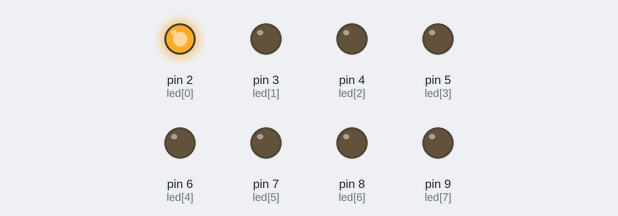
Bench run of a sketch on a simulated Arduino Uno, built with avr-gcc and run on an emulated ATmega328P. Parts: output pins drawn as LEDs (lit = HIGH).

Above: at 0.1 s.
At 5.6 s:
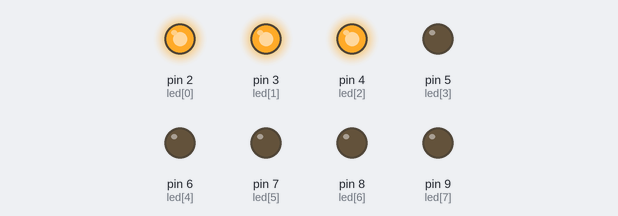
At 9.6 s:
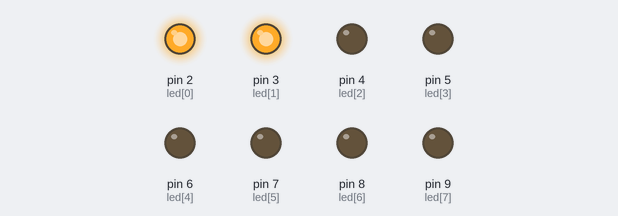
At 18.1 s:
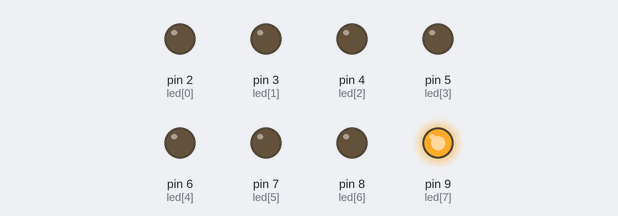
At 26.1 s:
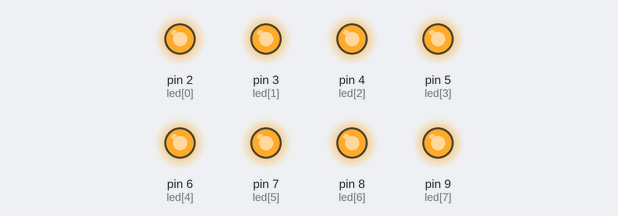
At 35.6 s:
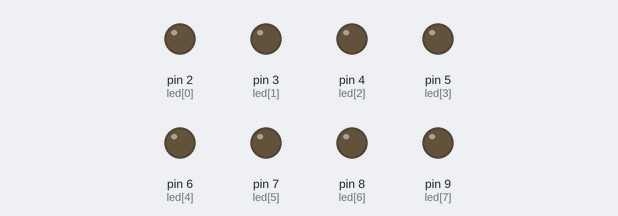
Timing chart, 0 to 37.1 s (numbered marks = the images above):
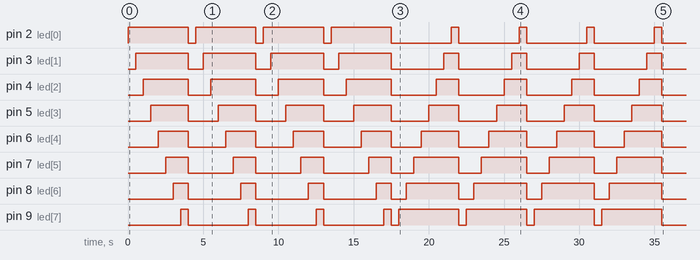

Measured:
- by itself, pin 2 (led[0]): goes 3 × (HIGH 4.0 s, LOW 0.50 s), HIGH 4.0 s, 4 × (LOW 4.0 s, HIGH 0.50 s), then LOW
- by itself, pin 3 (led[1]): goes 3 × (HIGH 3.5 s, LOW 1.0 s), HIGH 3.5 s, 4 × (LOW 3.5 s, HIGH 1.0 s), then LOW
- by itself, pin 4 (led[2]): goes 3 × (HIGH 3.0 s, LOW 1.5 s), HIGH 3.0 s, 4 × (LOW 3.0 s, HIGH 1.5 s), then LOW
- by itself, pin 5 (led[3]): goes 3 × (HIGH 2.5 s, LOW 2.0 s), HIGH 2.5 s, 4 × (LOW 2.5 s, HIGH 2.0 s), then LOW
- by itself, pin 6 (led[4]): goes 3 × (HIGH 2.0 s, LOW 2.5 s), HIGH 2.0 s, 4 × (LOW 2.0 s, HIGH 2.5 s), then LOW
- by itself, pin 7 (led[5]): goes 3 × (HIGH 1.5 s, LOW 3.0 s), HIGH 1.5 s, 4 × (LOW 1.5 s, HIGH 3.0 s), then LOW
- by itself, pin 8 (led[6]): goes 3 × (HIGH 1.0 s, LOW 3.5 s), HIGH 1.0 s, 4 × (LOW 1.0 s, HIGH 3.5 s), then LOW
- by itself, pin 9 (led[7]): goes 3 × (HIGH 0.50 s, LOW 4.0 s), HIGH 0.50 s, 4 × (LOW 0.50 s, HIGH 4.0 s), then LOW

The sketch:

vumetter.ino
```cpp
/***************************************************************************
****************************************************************************
** CENTRO DE ENSINO PROFISSIONALIZANTE - CEP                              **
** ESCOLA TÉCNICA DE BRASÍLIA - ETB                                       **
** PROFESSOR: SANDOVAL                                                    **
**                                                                        **
** PROJETO: ROTINA CONTROLE OITO LEDS SIMULANDO VU ELETRÔNICO             **
** ALUNOS:  FRANCISCO DE ASSIS DA ROCHA CAMPOS - 17177-8                  **
**          NAILTON SOUSA DE OLIVEIRA - 17286-3
**          PEDRO SANTANA                           **
** TURMA: 3ºP Noturno Data inicial: 23/02/2018 Data final: 08/03/2018     **
****************************************************************************
***************************************************************************/

// Declaração dos oito LEDs em um array inteiro
int led[8] = {2, 3, 4, 5, 6, 7, 8, 9};

// Declaração das variáveis
int i = 0, cont = 0, contDesc = 0;

void setup()
{

  // Seta os leds como saída e estado desligado
  for (int i = 0; i <= 7; i++)
  {

    pinMode(led[i], OUTPUT);
    digitalWrite(led[i], LOW);

  }

}

void loop() //Programado do arduino
{
  if (cont <= 3)
  {
    acendeLedAsc();
  } else {
    acendeLedDesc();
  }
}

void acendeLedAsc() //Ligar os led em ordem ascendente
{
  if (cont <= 3)
  {
    // Seta os LEDs como ligado
    for (i = 0; i <= 7; i++)
    {
      digitalWrite(led[i], HIGH);
      delay(500);
    }
    for (i = 0; i <= 7; i++)
    {
      digitalWrite(led[i], LOW);
    }
    delay(500);

    cont++;
  }
}

void acendeLedDesc() ////Ligar os led em ordem descrescente
{
  cont=4;
  if (contDesc <= 3)
  {
    // Seta os LEDs como ligado
    for (i = 7; i >= 0; i--)
    {
      digitalWrite(led[i], HIGH);
      delay(500);
    }

    for (i = 7; i >= 0; i--)
    {
      digitalWrite(led[i], LOW);
    }
    delay(500);

    contDesc++;
  }
}
```
